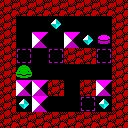

Below is a game level as drawn by its tile map, then a one-line description and the .tmx file that defines it, in full:
An orthogonal 8x8 tile map with 16x16 px tiles, 1 tile layer (Tile layer 1).

<map version="1.2" tiledversion="1.2.2" orientation="orthogonal" renderorder="right-down" width="8" height="8" tilewidth="16" tileheight="16" infinite="0" backgroundcolor="#000000" nextlayerid="2" nextobjectid="1">
 <tileset firstgid="1" source="../editor_tiles.tsx" />
 <layer id="1" name="Tile layer 1" width="8" height="8">
  <data encoding="csv">
2,2,2,2,2,2,2,2,
2,0,0,3,0,0,0,2,
2,0,7,0,7,3,8,2,
2,6,0,6,2,2,6,2,
2,1,0,0,0,0,0,2,
2,7,7,2,0,2,7,2,
2,3,7,0,0,6,3,2,
2,2,2,2,2,2,2,2
</data>
 </layer>
</map>
